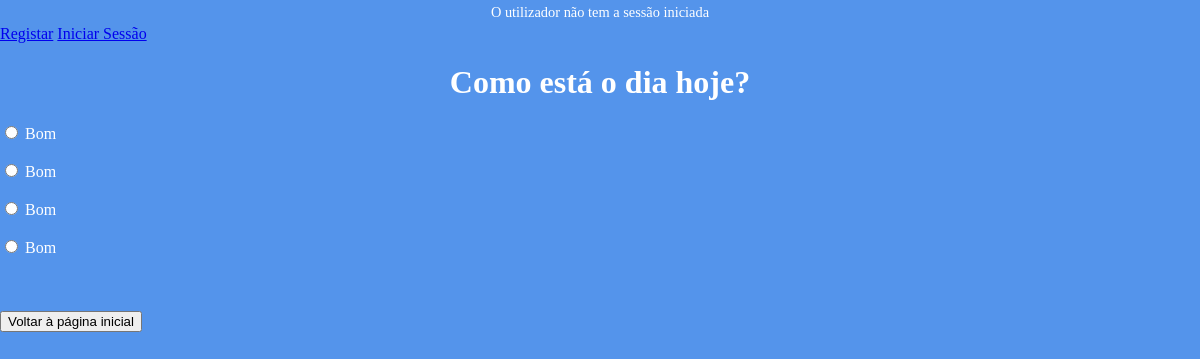
Page /votacao/2 on the committed database.
### votacao/models.py (models this page shows, shortened)
class Questao(models.Model):
 questao_texto = models.CharField(max_length=200)
 pub_data = models.DateTimeField('data de publicacao')

class Opcao(models.Model):
 questao = models.ForeignKey(Questao, on_delete=models.CASCADE)
 opcao_texto = models.CharField(max_length=200)
 votos = models.IntegerField(default=0)

### votacao/views.py (the view)
# urls.py: path("<int:questao_id>", views.detalhe, name="detalhe"),
def detalhe(request, questao_id):
    questao = get_object_or_404(Questao, pk=questao_id)
    return render(request, 'votacao/detalhe.html', {'questao': questao})

### votacao/templates/votacao/detalhe.html (shortened to what this page needs)
{% extends "./index.html" %}
{% block body %}
    <h1>{{ questao.questao_texto }}</h1>
    <form id="form1" action="{% url 'votacao:voto' questao.id %}" method="post">
        {% for opcao in questao.opcao_set.all %}
            <input type="radio" name="opcao" id="opcao{{ forloop.counter }}" value="{{ opcao.id }}" />
            <label for="opcao{{ forloop.counter }}">{{ opcao.opcao_texto }}</label>
        <br>
        <br>
        {% endfor %}
        <br>
    </form>
    <br>
        <button type="submit" form="form1" formaction="{% url 'votacao:index' %}">Voltar à página inicial</button>
{% endblock %}

### votacao/static/votacao/css/estilos.css (style rules this page uses)
body { background-image: url('images/Iscte.JPG'); background-color: #5494EB; background-position: center; background-size: auto; background-repeat: no-repeat; }
h1 { font-family: Arial black; text-align: center; color: white; }
body { margin: 0; font-family: Arial black; }
label { color: white; text-align: center; font-family: Arial black; }
input { color: black; text-align: center; font-family: Arial black; }

### rows in the picture
Questao: questao_texto "Como está o dia hoje?"
Opcao: opcao_texto "Bom"
Opcao: opcao_texto "Bom"
Opcao: opcao_texto "Bom"
Opcao: opcao_texto "Bom"
